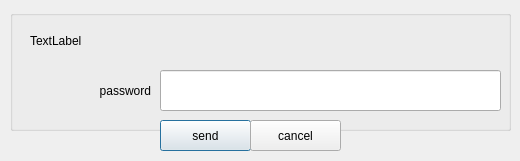
<?xml version="1.0" encoding="UTF-8"?>
<ui version="4.0">
 <class>password_dialog</class>
 <widget class="QDialog" name="password_dialog">
  <property name="geometry">
   <rect>
    <x>0</x>
    <y>0</y>
    <width>520</width>
    <height>161</height>
   </rect>
  </property>
  <property name="windowTitle">
   <string>Dialog</string>
  </property>
  <widget class="QGroupBox" name="groupBox">
   <property name="geometry">
    <rect>
     <x>10</x>
     <y>10</y>
     <width>501</width>
     <height>121</height>
    </rect>
   </property>
   <property name="title">
    <string/>
   </property>
   <widget class="QLabel" name="labelHeader">
    <property name="geometry">
     <rect>
      <x>20</x>
      <y>10</y>
      <width>461</width>
      <height>41</height>
     </rect>
    </property>
    <property name="text">
     <string>TextLabel</string>
    </property>
   </widget>
   <widget class="QLineEdit" name="lineEditKey">
    <property name="geometry">
     <rect>
      <x>150</x>
      <y>60</y>
      <width>341</width>
      <height>41</height>
     </rect>
    </property>
   </widget>
   <widget class="QLabel" name="label_2">
    <property name="geometry">
     <rect>
      <x>30</x>
      <y>60</y>
      <width>111</width>
      <height>41</height>
     </rect>
    </property>
    <property name="text">
     <string>password</string>
    </property>
    <property name="alignment">
     <set>Qt::AlignRight|Qt::AlignTrailing|Qt::AlignVCenter</set>
    </property>
    <property name="wordWrap">
     <bool>true</bool>
    </property>
   </widget>
  </widget>
  <widget class="QPushButton" name="pushButtonSend">
   <property name="geometry">
    <rect>
     <x>160</x>
     <y>120</y>
     <width>91</width>
     <height>31</height>
    </rect>
   </property>
   <property name="text">
    <string>send</string>
   </property>
  </widget>
  <widget class="QPushButton" name="pushButtonCancel">
   <property name="geometry">
    <rect>
     <x>250</x>
     <y>120</y>
     <width>91</width>
     <height>31</height>
    </rect>
   </property>
   <property name="text">
    <string>cancel</string>
   </property>
  </widget>
 </widget>
 <resources/>
 <connections/>
</ui>
